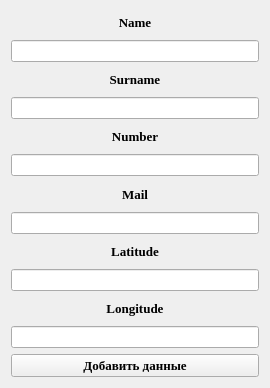
<?xml version="1.0" encoding="UTF-8"?>
<ui version="4.0">
 <class>add</class>
 <widget class="QWidget" name="add">
  <property name="geometry">
   <rect>
    <x>0</x>
    <y>0</y>
    <width>270</width>
    <height>388</height>
   </rect>
  </property>
  <property name="windowTitle">
   <string>Form</string>
  </property>
  <layout class="QGridLayout" name="gridLayout">
   <item row="8" column="0">
    <widget class="QLabel" name="label_5">
     <property name="font">
      <font>
       <family>Times New Roman</family>
       <pointsize>10</pointsize>
       <weight>75</weight>
       <bold>true</bold>
      </font>
     </property>
     <property name="text">
      <string>Latitude</string>
     </property>
     <property name="alignment">
      <set>Qt::AlignCenter</set>
     </property>
    </widget>
   </item>
   <item row="4" column="0">
    <widget class="QLabel" name="label_3">
     <property name="font">
      <font>
       <family>Times New Roman</family>
       <pointsize>10</pointsize>
       <weight>75</weight>
       <bold>true</bold>
      </font>
     </property>
     <property name="text">
      <string>Number</string>
     </property>
     <property name="alignment">
      <set>Qt::AlignCenter</set>
     </property>
    </widget>
   </item>
   <item row="5" column="0">
    <widget class="QLineEdit" name="lineEdit_3"/>
   </item>
   <item row="9" column="0">
    <widget class="QLineEdit" name="lineEdit_5"/>
   </item>
   <item row="7" column="0">
    <widget class="QLineEdit" name="lineEdit_4"/>
   </item>
   <item row="6" column="0">
    <widget class="QLabel" name="label_4">
     <property name="font">
      <font>
       <family>Times New Roman</family>
       <pointsize>10</pointsize>
       <weight>75</weight>
       <bold>true</bold>
      </font>
     </property>
     <property name="text">
      <string>Mail</string>
     </property>
     <property name="alignment">
      <set>Qt::AlignCenter</set>
     </property>
    </widget>
   </item>
   <item row="11" column="0">
    <widget class="QLineEdit" name="lineEdit_6"/>
   </item>
   <item row="0" column="0">
    <widget class="QLabel" name="label">
     <property name="font">
      <font>
       <family>Times New Roman</family>
       <pointsize>10</pointsize>
       <weight>75</weight>
       <bold>true</bold>
      </font>
     </property>
     <property name="text">
      <string>Name</string>
     </property>
     <property name="alignment">
      <set>Qt::AlignCenter</set>
     </property>
    </widget>
   </item>
   <item row="12" column="0">
    <widget class="QPushButton" name="addbutton">
     <property name="font">
      <font>
       <family>Times New Roman</family>
       <pointsize>10</pointsize>
       <weight>75</weight>
       <bold>true</bold>
      </font>
     </property>
     <property name="text">
      <string>Добавить данные</string>
     </property>
    </widget>
   </item>
   <item row="2" column="0">
    <widget class="QLabel" name="label_2">
     <property name="font">
      <font>
       <family>Times New Roman</family>
       <pointsize>10</pointsize>
       <weight>75</weight>
       <bold>true</bold>
      </font>
     </property>
     <property name="text">
      <string>Surname</string>
     </property>
     <property name="alignment">
      <set>Qt::AlignCenter</set>
     </property>
    </widget>
   </item>
   <item row="1" column="0">
    <widget class="QLineEdit" name="lineEdit"/>
   </item>
   <item row="3" column="0">
    <widget class="QLineEdit" name="lineEdit_2"/>
   </item>
   <item row="10" column="0">
    <widget class="QLabel" name="label_6">
     <property name="font">
      <font>
       <family>Times New Roman</family>
       <pointsize>10</pointsize>
       <weight>75</weight>
       <bold>true</bold>
      </font>
     </property>
     <property name="text">
      <string>Longitude</string>
     </property>
     <property name="alignment">
      <set>Qt::AlignCenter</set>
     </property>
    </widget>
   </item>
  </layout>
 </widget>
 <resources/>
 <connections/>
</ui>
